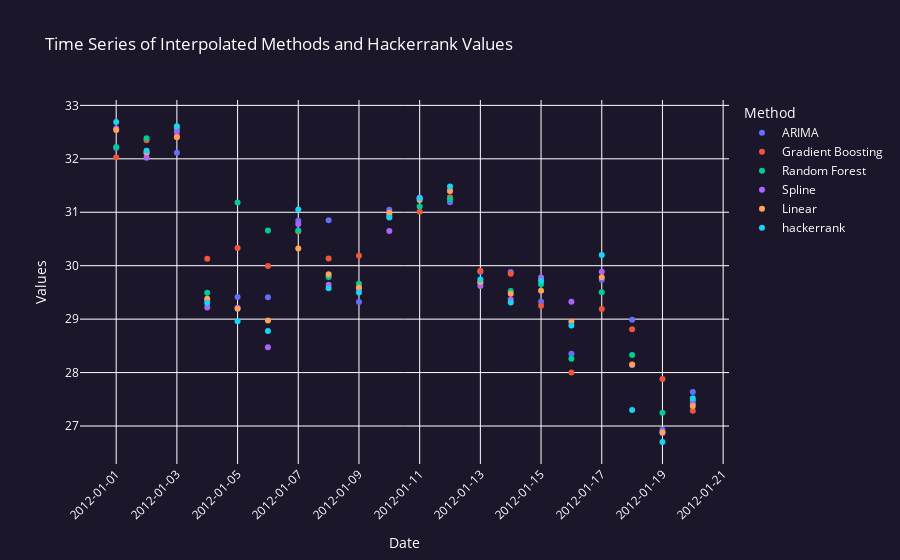

Notebook code for this chart:
### Code cell
import pandas as pd
import plotly.express as px

# Assuming 'result_long' DataFrame is pre-loaded and contains the 'Date', 'Method', and 'Value' columns
# Create the scatter plot using Plotly Express
fig = px.scatter(result_long,
                 x='Date',
                 y='Value',
                 color='Method',  # Color points by interpolation method for clarity
                 title='Time Series of Interpolated Methods and Hackerrank Values',
                 labels={
                     'Date': 'Date',
                     'Value': 'Interpolated/Predicted Values',
                     'Method': 'Interpolation Method'
                 },
                 hover_data=['Method', 'Value'])  # Display method and value on hover

# Update layout for better readability
fig.update_layout(
    xaxis_title='Date',
    yaxis_title='Values',
    legend_title='Method',
    xaxis=dict(
        tickangle=-45,
        nticks=20,
        tickformat='%Y-%m-%d'
    ),
    plot_bgcolor='#1C162B',  # Dark purple background for the plotting area
    paper_bgcolor='#1C162B',  # Dark purple background for the entire chart area
    font=dict(  # Change font color to white for better visibility against the dark background
        color="white"
    )
)

# Adjust the legend to not overlap the data


# Show the plot
fig.show()

### Figure 1 — Plotly figure (JSON) as saved in the notebook; plotly's stock layout.template omitted (floating-point values rounded to 4 significant figures)
{"data": [{"customdata": [["ARIMA"], ["ARIMA"], ["ARIMA"], ["ARIMA"], ["ARIMA"], ["ARIMA"], ["ARIMA"], ["ARIMA"], ["ARIMA"], ["ARIMA"], ["ARIMA"], ["ARIMA"], ["ARIMA"], ["ARIMA"], ["ARIMA"], ["ARIMA"], ["ARIMA"], ["ARIMA"], ["ARIMA"], ["ARIMA"]], "hovertemplate": "Interpolation Method=%{customdata[0]}<br>Date=%{x}<br>Interpolated/Predicted Values=%{y}<extra></extra>", "legendgroup": "ARIMA", "marker": {"color": "#636efa", "symbol": "circle"}, "mode": "markers", "name": "ARIMA", "orientation": "v", "showlegend": true, "x": ["2012-01-01T00:00:00", "2012-01-02T00:00:00", "2012-01-03T00:00:00", "2012-01-04T00:00:00", "2012-01-05T00:00:00", "2012-01-06T00:00:00", "2012-01-07T00:00:00", "2012-01-08T00:00:00", "2012-01-09T00:00:00", "2012-01-10T00:00:00", "2012-01-11T00:00:00", "2012-01-12T00:00:00", "2012-01-13T00:00:00", "2012-01-14T00:00:00", "2012-01-15T00:00:00", "2012-01-16T00:00:00", "2012-01-17T00:00:00", "2012-01-18T00:00:00", "2012-01-19T00:00:00", "2012-01-20T00:00:00"], "xaxis": "x", "y": [32.2, 32.1, 32.11, 29.35, 29.41, 29.41, 30.84, 30.85, 29.32, 31.05, 31.26, 31.19, 29.89, 29.88, 29.33, 28.35, 29.74, 28.99, 26.93, 27.64], "yaxis": "y", "type": "scatter"}, {"customdata": [["Gradient Boosting"], ["Gradient Boosting"], ["Gradient Boosting"], ["Gradient Boosting"], ["Gradient Boosting"], ["Gradient Boosting"], ["Gradient Boosting"], ["Gradient Boosting"], ["Gradient Boosting"], ["Gradient Boosting"], ["Gradient Boosting"], ["Gradient Boosting"], ["Gradient Boosting"], ["Gradient Boosting"], ["Gradient Boosting"], ["Gradient Boosting"], ["Gradient Boosting"], ["Gradient Boosting"], ["Gradient Boosting"], ["Gradient Boosting"]], "hovertemplate": "Interpolation Method=%{customdata[0]}<br>Date=%{x}<br>Interpolated/Predicted Values=%{y}<extra></extra>", "legendgroup": "Gradient Boosting", "marker": {"color": "#EF553B", "symbol": "circle"}, "mode": "markers", "name": "Gradient Boosting", "orientation": "v", "showlegend": true, "x": ["2012-01-01T00:00:00", "2012-01-02T00:00:00", "2012-01-03T00:00:00", "2012-01-04T00:00:00", "2012-01-05T00:00:00", "2012-01-06T00:00:00", "2012-01-07T00:00:00", "2012-01-08T00:00:00", "2012-01-09T00:00:00", "2012-01-10T00:00:00", "2012-01-11T00:00:00", "2012-01-12T00:00:00", "2012-01-13T00:00:00", "2012-01-14T00:00:00", "2012-01-15T00:00:00", "2012-01-16T00:00:00", "2012-01-17T00:00:00", "2012-01-18T00:00:00", "2012-01-19T00:00:00", "2012-01-20T00:00:00"], "xaxis": "x", "y": [32.02, 32.35, 32.43, 30.13, 30.33, 30.0, 30.64, 30.14, 30.18, 30.96, 31.01, 31.28, 29.91, 29.85, 29.25, 28.0, 29.19, 28.81, 27.88, 27.29], "yaxis": "y", "type": "scatter"}, {"customdata": [["Random Forest"], ["Random Forest"], ["Random Forest"], ["Random Forest"], ["Random Forest"], ["Random Forest"], ["Random Forest"], ["Random Forest"], ["Random Forest"], ["Random Forest"], ["Random Forest"], ["Random Forest"], ["Random Forest"], ["Random Forest"], ["Random Forest"], ["Random Forest"], ["Random Forest"], ["Random Forest"], ["Random Forest"], ["Random Forest"]], "hovertemplate": "Interpolation Method=%{customdata[0]}<br>Date=%{x}<br>Interpolated/Predicted Values=%{y}<extra></extra>", "legendgroup": "Random Forest", "marker": {"color": "#00cc96", "symbol": "circle"}, "mode": "markers", "name": "Random Forest", "orientation": "v", "showlegend": true, "x": ["2012-01-01T00:00:00", "2012-01-02T00:00:00", "2012-01-03T00:00:00", "2012-01-04T00:00:00", "2012-01-05T00:00:00", "2012-01-06T00:00:00", "2012-01-07T00:00:00", "2012-01-08T00:00:00", "2012-01-09T00:00:00", "2012-01-10T00:00:00", "2012-01-11T00:00:00", "2012-01-12T00:00:00", "2012-01-13T00:00:00", "2012-01-14T00:00:00", "2012-01-15T00:00:00", "2012-01-16T00:00:00", "2012-01-17T00:00:00", "2012-01-18T00:00:00", "2012-01-19T00:00:00", "2012-01-20T00:00:00"], "xaxis": "x", "y": [32.22, 32.39, 32.56, 29.5, 31.18, 30.66, 30.66, 29.79, 29.66, 30.93, 31.11, 31.25, 29.68, 29.53, 29.65, 28.26, 29.5, 28.33, 27.25, 27.48], "yaxis": "y", "type": "scatter"}, {"customdata": [["Spline"], ["Spline"], ["Spline"], ["Spline"], ["Spline"], ["Spline"], ["Spline"], ["Spline"], ["Spline"], ["Spline"], ["Spline"], ["Spline"], ["Spline"], ["Spline"], ["Spline"], ["Spline"], ["Spline"], ["Spline"], ["Spline"], ["Spline"]], "hovertemplate": "Interpolation Method=%{customdata[0]}<br>Date=%{x}<br>Interpolated/Predicted Values=%{y}<extra></extra>", "legendgroup": "Spline", "marker": {"color": "#ab63fa", "symbol": "circle"}, "mode": "markers", "name": "Spline", "orientation": "v", "showlegend": true, "x": ["2012-01-01T00:00:00", "2012-01-02T00:00:00", "2012-01-03T00:00:00", "2012-01-04T00:00:00", "2012-01-05T00:00:00", "2012-01-06T00:00:00", "2012-01-07T00:00:00", "2012-01-08T00:00:00", "2012-01-09T00:00:00", "2012-01-10T00:00:00", "2012-01-11T00:00:00", "2012-01-12T00:00:00", "2012-01-13T00:00:00", "2012-01-14T00:00:00", "2012-01-15T00:00:00", "2012-01-16T00:00:00", "2012-01-17T00:00:00", "2012-01-18T00:00:00", "2012-01-19T00:00:00", "2012-01-20T00:00:00"], "xaxis": "x", "y": [32.57, 32.02, 32.5, 29.22, 29.21, 28.48, 30.78, 29.65, 29.57, 30.65, 31.28, 31.41, 29.62, 29.37, 29.78, 29.33, 29.89, 28.14, 26.87, 27.42], "yaxis": "y", "type": "scatter"}, {"customdata": [["Linear"], ["Linear"], ["Linear"], ["Linear"], ["Linear"], ["Linear"], ["Linear"], ["Linear"], ["Linear"], ["Linear"], ["Linear"], ["Linear"], ["Linear"], ["Linear"], ["Linear"], ["Linear"], ["Linear"], ["Linear"], ["Linear"], ["Linear"]], "hovertemplate": "Interpolation Method=%{customdata[0]}<br>Date=%{x}<br>Interpolated/Predicted Values=%{y}<extra></extra>", "legendgroup": "Linear", "marker": {"color": "#FFA15A", "symbol": "circle"}, "mode": "markers", "name": "Linear", "orientation": "v", "showlegend": true, "x": ["2012-01-01T00:00:00", "2012-01-02T00:00:00", "2012-01-03T00:00:00", "2012-01-04T00:00:00", "2012-01-05T00:00:00", "2012-01-06T00:00:00", "2012-01-07T00:00:00", "2012-01-08T00:00:00", "2012-01-09T00:00:00", "2012-01-10T00:00:00", "2012-01-11T00:00:00", "2012-01-12T00:00:00", "2012-01-13T00:00:00", "2012-01-14T00:00:00", "2012-01-15T00:00:00", "2012-01-16T00:00:00", "2012-01-17T00:00:00", "2012-01-18T00:00:00", "2012-01-19T00:00:00", "2012-01-20T00:00:00"], "xaxis": "x", "y": [32.54, 32.12, 32.41, 29.38, 29.2, 28.97, 30.32, 29.84, 29.59, 30.99, 31.23, 31.4, 29.7, 29.47, 29.53, 28.95, 29.78, 28.15, 26.88, 27.38], "yaxis": "y", "type": "scatter"}, {"customdata": [["hackerrank"], ["hackerrank"], ["hackerrank"], ["hackerrank"], ["hackerrank"], ["hackerrank"], ["hackerrank"], ["hackerrank"], ["hackerrank"], ["hackerrank"], ["hackerrank"], ["hackerrank"], ["hackerrank"], ["hackerrank"], ["hackerrank"], ["hackerrank"], ["hackerrank"], ["hackerrank"], ["hackerrank"], ["hackerrank"]], "hovertemplate": "Interpolation Method=%{customdata[0]}<br>Date=%{x}<br>Interpolated/Predicted Values=%{y}<extra></extra>", "legendgroup": "hackerrank", "marker": {"color": "#19d3f3", "symbol": "circle"}, "mode": "markers", "name": "hackerrank", "orientation": "v", "showlegend": true, "x": ["2012-01-01T00:00:00", "2012-01-02T00:00:00", "2012-01-03T00:00:00", "2012-01-04T00:00:00", "2012-01-05T00:00:00", "2012-01-06T00:00:00", "2012-01-07T00:00:00", "2012-01-08T00:00:00", "2012-01-09T00:00:00", "2012-01-10T00:00:00", "2012-01-11T00:00:00", "2012-01-12T00:00:00", "2012-01-13T00:00:00", "2012-01-14T00:00:00", "2012-01-15T00:00:00", "2012-01-16T00:00:00", "2012-01-17T00:00:00", "2012-01-18T00:00:00", "2012-01-19T00:00:00", "2012-01-20T00:00:00"], "xaxis": "x", "y": [32.69, 32.15, 32.61, 29.3, 28.96, 28.78, 31.05, 29.58, 29.5, 30.9, 31.26, 31.48, 29.74, 29.31, 29.72, 28.88, 30.2, 27.3, 26.7, 27.52], "yaxis": "y", "type": "scatter"}], "layout": {"xaxis": {"anchor": "y", "domain": [0.0, 1.0], "title": {"text": "Date"}, "tickangle": -45, "nticks": 20, "tickformat": "%Y-%m-%d"}, "yaxis": {"anchor": "x", "domain": [0.0, 1.0], "title": {"text": "Values"}}, "legend": {"title": {"text": "Method"}, "tracegroupgap": 0}, "title": {"text": "Time Series of Interpolated Methods and Hackerrank Values"}, "font": {"color": "white"}, "plot_bgcolor": "#1C162B", "paper_bgcolor": "#1C162B"}}
